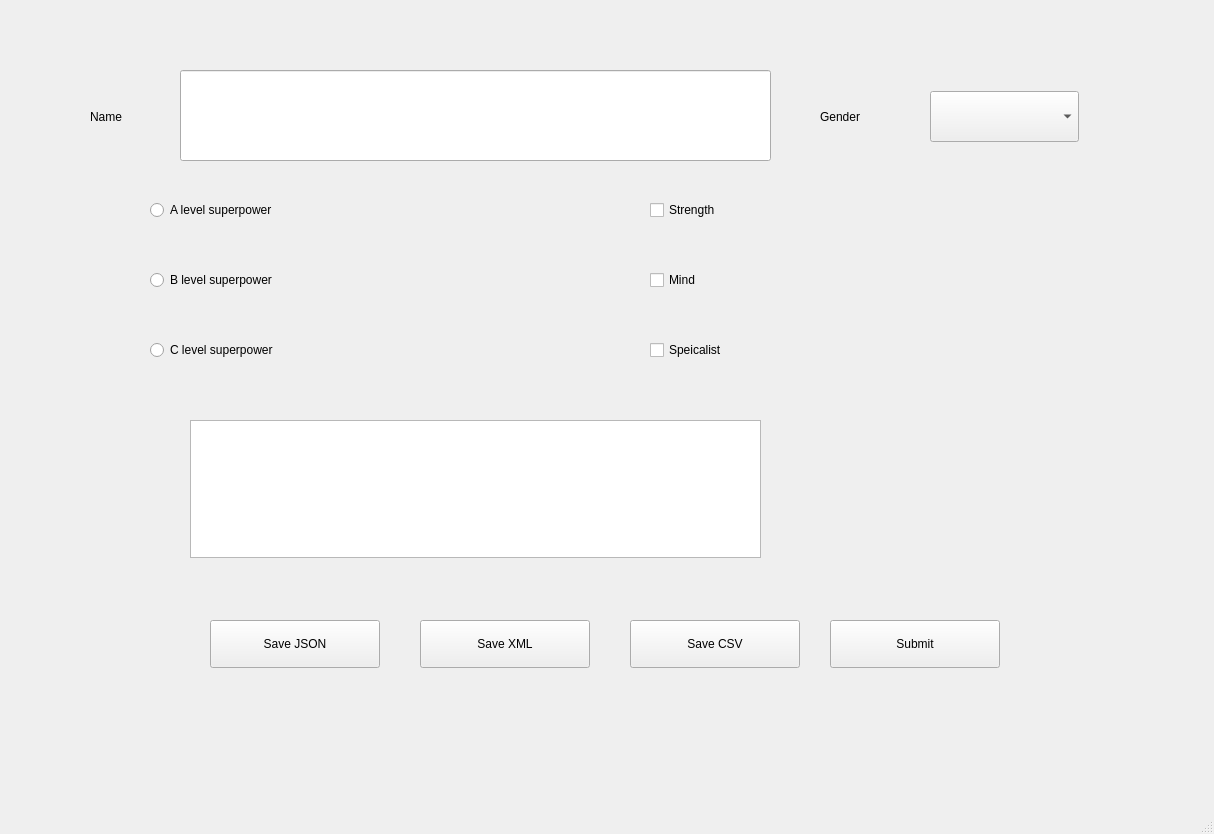
<?xml version="1.0" encoding="UTF-8"?>
<ui version="4.0">
 <class>MainWindow</class>
 <widget class="QMainWindow" name="MainWindow">
  <property name="geometry">
   <rect>
    <x>0</x>
    <y>0</y>
    <width>1214</width>
    <height>834</height>
   </rect>
  </property>
  <property name="windowTitle">
   <string>MainWindow</string>
  </property>
  <widget class="QWidget" name="centralwidget">
   <widget class="QRadioButton" name="radioButton">
    <property name="geometry">
     <rect>
      <x>150</x>
      <y>190</y>
      <width>311</width>
      <height>40</height>
     </rect>
    </property>
    <property name="text">
     <string>A level superpower</string>
    </property>
   </widget>
   <widget class="QRadioButton" name="radioButton_2">
    <property name="geometry">
     <rect>
      <x>150</x>
      <y>260</y>
      <width>301</width>
      <height>40</height>
     </rect>
    </property>
    <property name="text">
     <string>B level superpower</string>
    </property>
   </widget>
   <widget class="QRadioButton" name="radioButton_3">
    <property name="geometry">
     <rect>
      <x>150</x>
      <y>330</y>
      <width>331</width>
      <height>40</height>
     </rect>
    </property>
    <property name="text">
     <string>C level superpower</string>
    </property>
   </widget>
   <widget class="QCheckBox" name="checkBox">
    <property name="geometry">
     <rect>
      <x>650</x>
      <y>190</y>
      <width>175</width>
      <height>40</height>
     </rect>
    </property>
    <property name="text">
     <string>Strength</string>
    </property>
   </widget>
   <widget class="QCheckBox" name="checkBox_2">
    <property name="geometry">
     <rect>
      <x>650</x>
      <y>260</y>
      <width>175</width>
      <height>40</height>
     </rect>
    </property>
    <property name="text">
     <string>Mind</string>
    </property>
   </widget>
   <widget class="QCheckBox" name="checkBox_3">
    <property name="geometry">
     <rect>
      <x>650</x>
      <y>330</y>
      <width>175</width>
      <height>40</height>
     </rect>
    </property>
    <property name="text">
     <string>Speicalist</string>
    </property>
   </widget>
   <widget class="QLineEdit" name="lineEdit">
    <property name="geometry">
     <rect>
      <x>180</x>
      <y>70</y>
      <width>591</width>
      <height>91</height>
     </rect>
    </property>
   </widget>
   <widget class="QPushButton" name="pushButton">
    <property name="geometry">
     <rect>
      <x>830</x>
      <y>620</y>
      <width>170</width>
      <height>48</height>
     </rect>
    </property>
    <property name="text">
     <string>Submit</string>
    </property>
   </widget>
   <widget class="QPlainTextEdit" name="plainTextEdit">
    <property name="geometry">
     <rect>
      <x>190</x>
      <y>420</y>
      <width>571</width>
      <height>138</height>
     </rect>
    </property>
   </widget>
   <widget class="QLabel" name="label">
    <property name="geometry">
     <rect>
      <x>90</x>
      <y>100</y>
      <width>81</width>
      <height>34</height>
     </rect>
    </property>
    <property name="text">
     <string>Name</string>
    </property>
   </widget>
   <widget class="QComboBox" name="comboBox">
    <property name="geometry">
     <rect>
      <x>930</x>
      <y>91</y>
      <width>149</width>
      <height>51</height>
     </rect>
    </property>
   </widget>
   <widget class="QLabel" name="label_2">
    <property name="geometry">
     <rect>
      <x>820</x>
      <y>100</y>
      <width>101</width>
      <height>34</height>
     </rect>
    </property>
    <property name="text">
     <string>Gender</string>
    </property>
   </widget>
   <widget class="QPushButton" name="pushButton_2">
    <property name="geometry">
     <rect>
      <x>630</x>
      <y>620</y>
      <width>170</width>
      <height>48</height>
     </rect>
    </property>
    <property name="text">
     <string>Save CSV</string>
    </property>
   </widget>
   <widget class="QPushButton" name="pushButton_3">
    <property name="geometry">
     <rect>
      <x>420</x>
      <y>620</y>
      <width>170</width>
      <height>48</height>
     </rect>
    </property>
    <property name="text">
     <string>Save XML</string>
    </property>
   </widget>
   <widget class="QPushButton" name="pushButton_4">
    <property name="geometry">
     <rect>
      <x>210</x>
      <y>620</y>
      <width>170</width>
      <height>48</height>
     </rect>
    </property>
    <property name="text">
     <string>Save JSON</string>
    </property>
   </widget>
  </widget>
  <widget class="QMenuBar" name="menubar">
   <property name="geometry">
    <rect>
     <x>0</x>
     <y>0</y>
     <width>1214</width>
     <height>39</height>
    </rect>
   </property>
  </widget>
  <widget class="QStatusBar" name="statusbar"/>
 </widget>
 <resources/>
 <connections/>
</ui>
